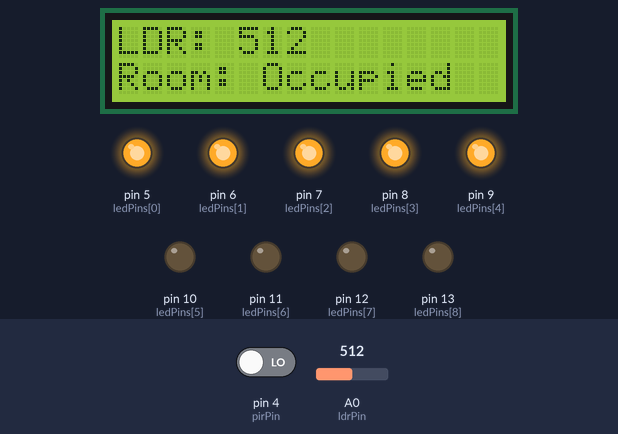
A sketch run on a simulated Arduino Uno, built with avr-gcc and run on an emulated ATmega328P. On the bench: 16×2 character LCD, output pins drawn as LEDs (lit = HIGH). The inputs (shaded band) are chosen by the test bench; at power-on: A0 (ldrPin) = 512, pin 4 (pirPin) LOW. What the sketch prints to the serial monitor is not drawn.

Above: at 1.2 s.
1.3 s: A0 (ldrPin) set to 716
At 3.23 s:
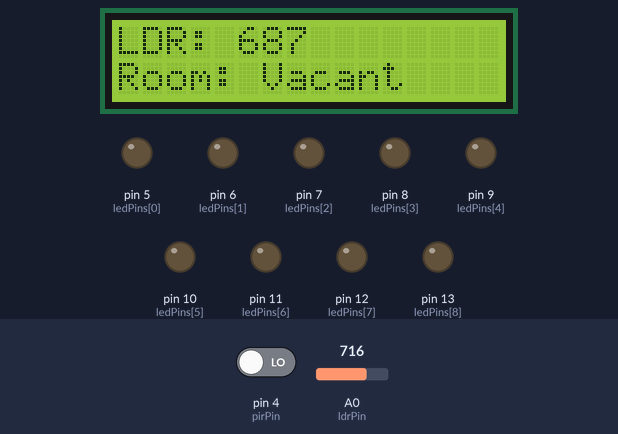
3.9 s: pin 4 (pirPin) driven HIGH
At 5.4 s:
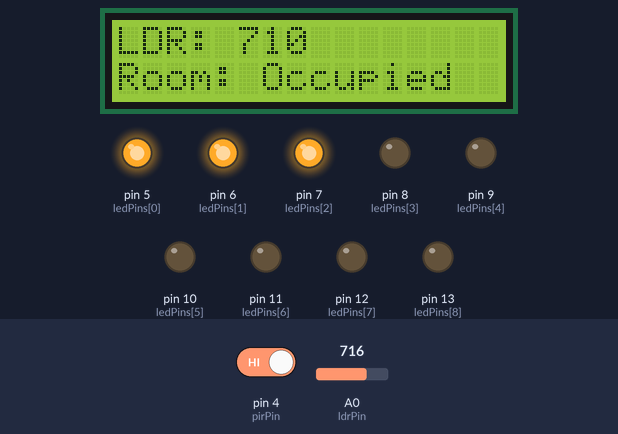
6.5 s: A0 (ldrPin) set to 717
At 7.5 s:
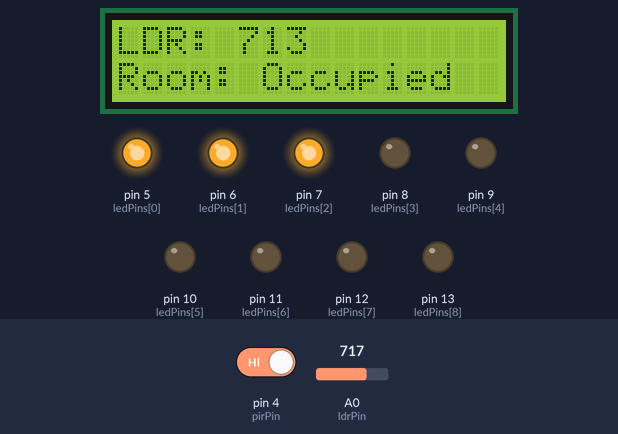
8.1 s: A0 (ldrPin) set to 900
At 8.86 s:
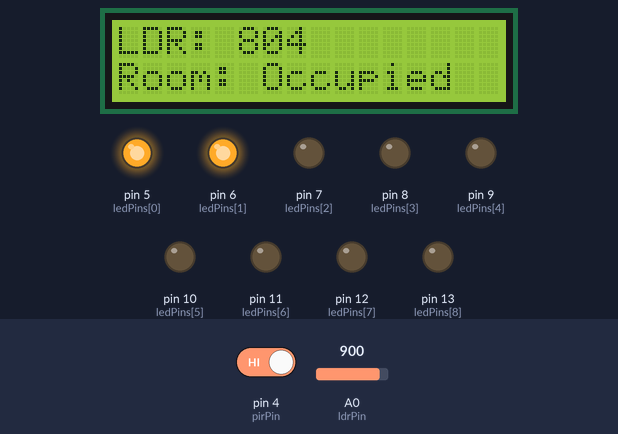
10.9 s: A0 (ldrPin) set to 1023
At 11.06 s:
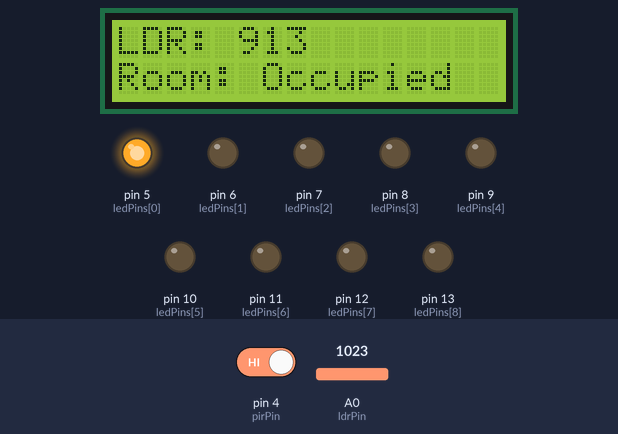
13.1 s: A0 (ldrPin) set to 306
At 13.7 s:
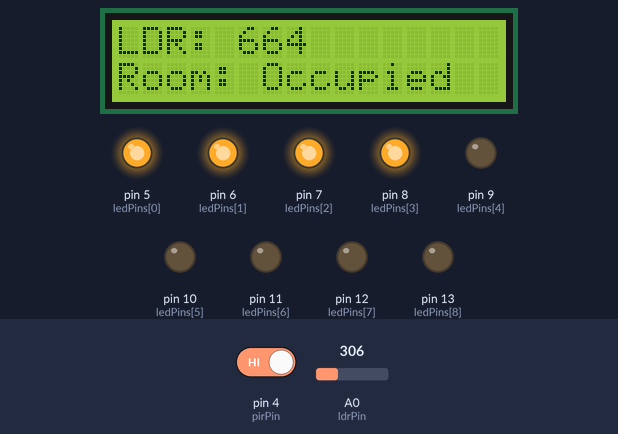
Timing chart, 0 to 16.6 s (numbered marks = the images above; inputs shaded):
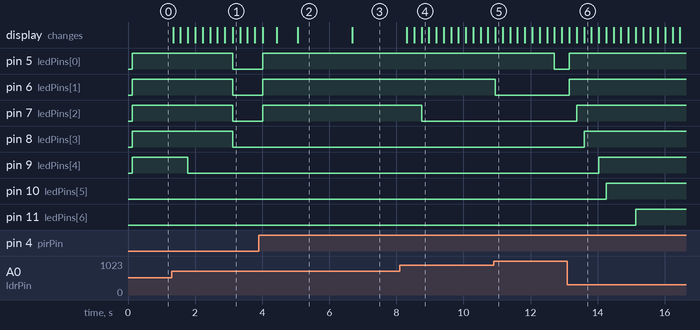

The sketch:

ArduinoSensorsLdrLcd.ino
```cpp
#include <Wire.h>
#include <LiquidCrystal_I2C.h>

// -------------------------
// PIN SETUP
// -------------------------

// LED order: Green (5,6,7), Yellow (8,9,10), Red (11,12,13)
int ledPins[9] = {5, 6, 7, 8, 9, 10, 11, 12, 13};

const int pirPin = 4;
const int ldrPin = A0;

// Try 0x3F here if your LCD stays blank at 0x27
LiquidCrystal_I2C lcd(0x27, 16, 2);

// Your real LDR calibration values
int darkValue = 77;      // measured in darkness
int brightValue = 1002;  // measured with light right on sensor

int smoothedLightValue = 0;
int lastDisplayedValue = -1;
int lastDisplayedPresence = -1;

// PIR hold timer (so it doesn't turn off instantly)
unsigned long lastMotionTime = 0;
unsigned long holdTime = 3000; // 3 seconds hold after motion

// -------------------------
// SETUP
// -------------------------
void setup() {
  Serial.begin(9600);

  for (int i = 0; i < 9; i++) {
    pinMode(ledPins[i], OUTPUT);
  }

  pinMode(pirPin, INPUT);

  smoothedLightValue = analogRead(ldrPin);

  lcd.init();
  lcd.backlight();
  lcd.clear();
  lcd.setCursor(0, 0);
  lcd.print("LDR: ");
  lcd.setCursor(0, 1);
  lcd.print("Room: Vacant");
}

// -------------------------
// MAIN LOOP
// -------------------------
void loop() {

  int pirState = digitalRead(pirPin);
  int lightValue = analogRead(ldrPin);

  smoothedLightValue = (smoothedLightValue * 4 + lightValue) / 5;

  Serial.print("PIR: ");
  Serial.print(pirState);
  Serial.print("   LDR: ");
  Serial.print(lightValue);
  Serial.print("   Smooth: ");
  Serial.println(smoothedLightValue);

  if (abs(smoothedLightValue - lastDisplayedValue) >= 3) {
    lcd.setCursor(0, 0);
    lcd.print("LDR:            ");
    lcd.setCursor(5, 0);
    lcd.print(smoothedLightValue);
    lastDisplayedValue = smoothedLightValue;
  }

  // Reset timer when motion is detected
  if (pirState == HIGH) {
    lastMotionTime = millis();
  }

  int personPresent = (millis() - lastMotionTime < holdTime) ? 1 : 0;

  if (personPresent != lastDisplayedPresence) {
    lcd.setCursor(0, 1);
    if (personPresent == 1) {
      lcd.print("Room: Occupied  ");
    } else {
      lcd.print("Room: Vacant    ");
    }
    lastDisplayedPresence = personPresent;
  }

  // Keep LEDs on for holdTime after last motion
  if (personPresent == 1) {
    updateLightBar(smoothedLightValue);
  } else {
    allOff();
  }

  delay(200);
}

// -------------------------
// GRADUAL EQ-STYLE BAR GRAPH
// -------------------------
void updateLightBar(int lightValue) {

  // Map LDR reading to 0–9 levels
  int level = map(lightValue, darkValue, brightValue, 9, 0);
  level = constrain(level, 0, 9);

  // Light up LEDs based on level
  for (int i = 0; i < 9; i++) {
    if (i < level) {
      digitalWrite(ledPins[i], HIGH);
    } else {
      digitalWrite(ledPins[i], LOW);
    }
  }
}

// -------------------------
// TURN ALL LEDs OFF
// -------------------------
void allOff() {
  for (int i = 0; i < 9; i++) {
    digitalWrite(ledPins[i], LOW);
  }
}
```

Measured:
- after the input at 1.3 s, pin 9 (ledPins[4]): HIGH → LOW after 0.48 s instead of 1.8 s; the display: first changes at once (image 1 shows a later state)
- after the input at 3.9 s, pin 5 (ledPins[0]), pin 6 (ledPins[1]), pin 7 (ledPins[2]): LOW → HIGH after 0.12 s; the display: first changes after 0.12 s (image 2 shows a later state)
- after the input at 6.5 s, the display: changes after 0.18 s (image 3)
- after the input at 8.1 s, pin 7 (ledPins[2]): HIGH → LOW after 0.65 s; the display: first changes after 0.21 s (image 4 shows a later state)
- after the input at 10.9 s, pin 5 (ledPins[0]): HIGH → LOW after 1.8 s; pin 6 (ledPins[1]): HIGH → LOW after 0.05 s
- after the input at 13.1 s, pin 5 (ledPins[0]), pin 6 (ledPins[1]): LOW → HIGH after 0.05 s; pin 7 (ledPins[2]): LOW → HIGH after 0.27 s; pin 8 (ledPins[3]): LOW → HIGH after 0.49 s; pin 9 (ledPins[4]): LOW → HIGH after 0.93 s; pin 10 (ledPins[5]): LOW → HIGH after 1.2 s
